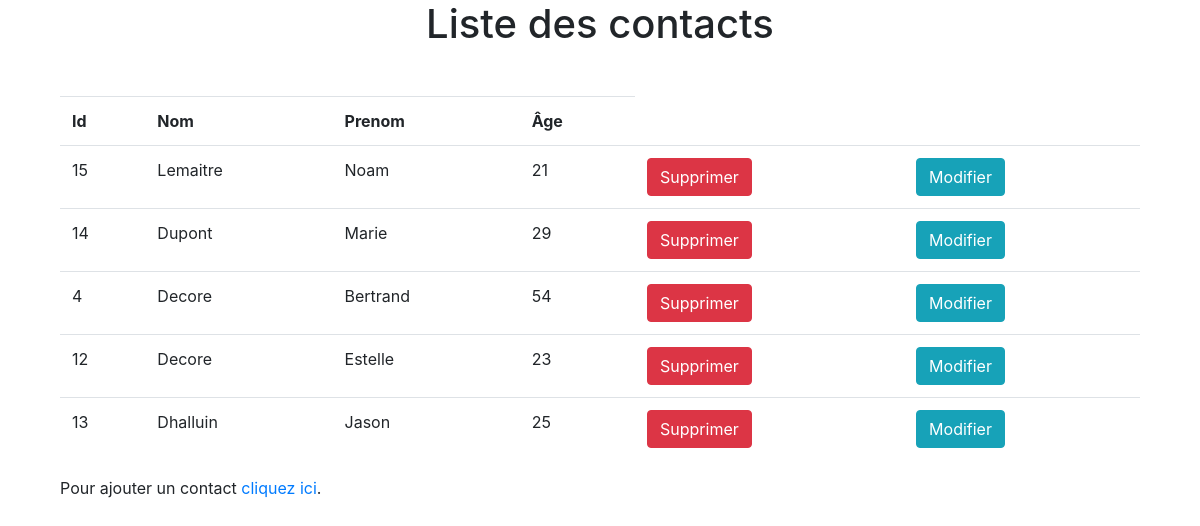
Screenshot of /liste_personne.php with the database file from the repository.
### tables this page shows
CREATE TABLE IF NOT EXISTS `personnes` (
  `id` int(11) NOT NULL AUTO_INCREMENT,
  `nom` varchar(30) NOT NULL,
  `prenom` varchar(30) NOT NULL,
  `age` int(255) NOT NULL,
  PRIMARY KEY (`id`)
);

### liste_personne.php (the view, shortened to what this page needs)
<!DOCTYPE html>
<html>
<head>
	<link rel="stylesheet" href="https://use.fontawesome.com/releases/v5.8.1/css/all.css">
	<link rel="stylesheet" href="https://stackpath.bootstrapcdn.com/bootstrap/4.3.1/css/bootstrap.min.css">
</head>
<body>
<div class="container">
<h1 style="text-align: center">Liste des contacts</h1>
<div class="col-12 my-5">
<?php
try {
    $pdo = new PDO('mysql:host=localhost;dbname=premiere_bdd', 'root', '');
} catch (PDOException $e) {
    print "Erreur !: " . $e->getMessage() . "<br/>";
    die();
}
?>
<table class="table">
	<tr>
		<th>Id</th>
		<th>Nom</th>
		<th>Prenom</th>
		<th>Âge</th>
	</tr>
<?php
$sql =  'SELECT * FROM personnes';
$res = $pdo->query($sql);
$personnes = $res->fetchAll(PDO::FETCH_ASSOC);
foreach ($personnes as $personne) {
	echo("<tr>");
	echo("<td>".$personne['id']."</td>");
    echo("<td>".$personne['nom']."</td>");
    echo("<td>".$personne['prenom']."</td>");
    echo("<td>".$personne['age']."</td>");
    echo("<td>" . "<form action='fct/delet_personne.php' method='GET'><input type='hidden' name='id' value='".$personne["id"]."'><button type='submit' class='btn btn-danger'>Supprimer</button></form>" . "</td>");
    echo("<td>" . "<form action='modifier_personne.php' method='GET'><input type='hidden' name='id' value='".$personne["id"]."'><button type='submit' class='btn btn-info'>Modifier</button></form>" . "</td>");
	echo("</tr>");
 } ?>
</table>
<p>Pour ajouter un contact <a href="index.php">cliquez ici</a>.</p>
</div>
</body>
</html>

### rows the page displays
personnes: id "15", nom "Lemaitre", prenom "Noam", age "21"
personnes: id "14", nom "Dupont", prenom "Marie", age "29"
personnes: id "4", nom "Decore", prenom "Bertrand", age "54"
personnes: id "12", nom "Decore", prenom "Estelle", age "23"
personnes: id "13", nom "Dhalluin", prenom "Jason", age "25"
